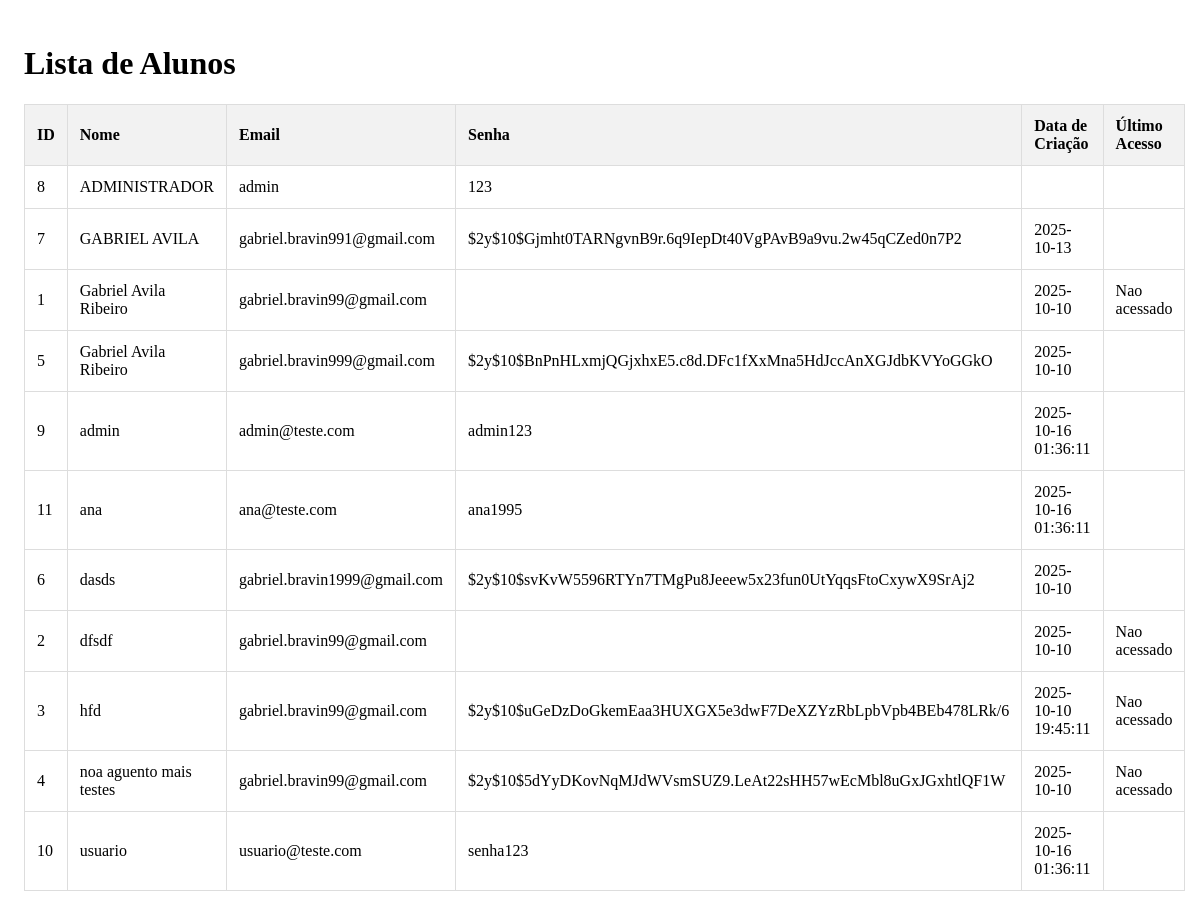
/paginaListarAlunos.php, run on an earlier commit of the app's database.
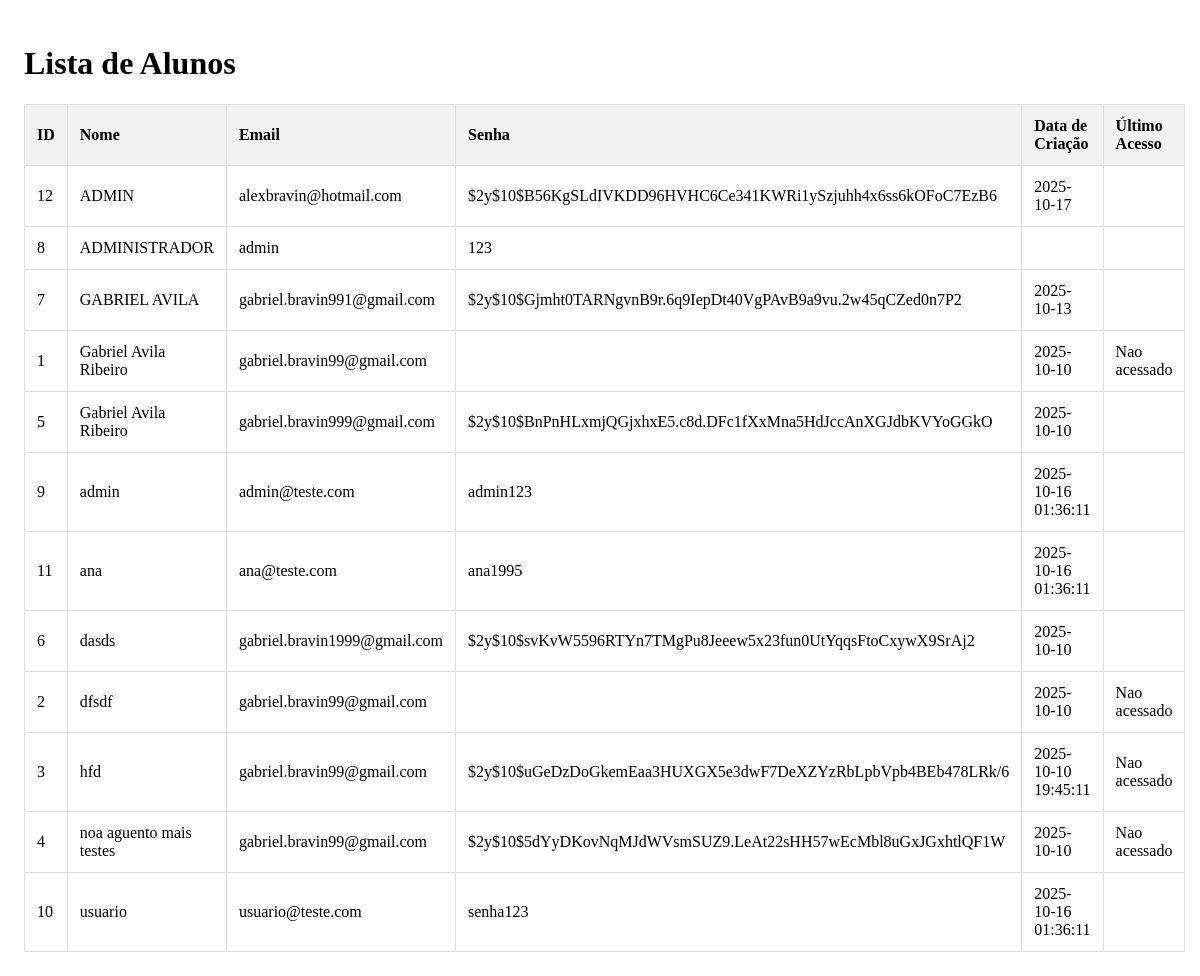
And on a later commit of the database.
### tables this page shows
CREATE TABLE usuarios (
    id INTEGER PRIMARY KEY AUTOINCREMENT,
    nome TEXT ,
    email TEXT ,
    senha TEXT ,
    data_criacao TIMESTAMP DEFAULT CURRENT_TIMESTAMP,
    data_ultimo_acesso TIMESTAMP
);

### paginaListarAlunos.php (the view, shortened to what this page needs)
<?php
try {
    $db_file = __DIR__ . '/banco.sqlite';
    $pdo = new PDO("sqlite:$db_file");
    $sql = 'SELECT nome, id, email, senha, data_criacao, data_ultimo_acesso FROM usuarios ORDER BY nome';
    $stmt = $pdo->prepare($sql);
    $stmt->execute();
    $alunos = $stmt->fetchAll(PDO::FETCH_ASSOC);
} catch (PDOException $e) {
    die("Erro ao carregar os dados dos alunos: " . $e->getMessage());
}
?>
<!DOCTYPE html>
<html lang="pt-BR">
<head>
</head>
<body>
    <h1>Lista de Alunos</h1>
    <table class="tabela-alunos">
        <thead>
            <tr>
                <th>ID</th>
                <th>Nome</th>
                <th>Email</th>
                <th>Senha</th>
                <th>Data de Criação</th>
                <th>Último Acesso</th>
            </tr>
        </thead>
        <tbody>
            <?php if (count($alunos) > 0): ?>
                <?php foreach ($alunos as $aluno): ?>
                    <tr>
                        <td><?php echo htmlspecialchars($aluno['id']); ?></td>
                        <td><?php echo htmlspecialchars($aluno['nome']); ?></td>
                        <td><?php echo htmlspecialchars($aluno['email']); ?></td>
                        <td><?php echo htmlspecialchars($aluno['senha']); ?></td>
                        <td><?php echo htmlspecialchars($aluno['data_criacao'] ?? ''); ?></td>
                        <td><?php echo htmlspecialchars($aluno['data_ultimo_acesso'] ?? ''); ?></td>
                    </tr>
                <?php endforeach; ?>
            <?php else: ?>
                <tr>
                    <td colspan="6">Nenhum aluno encontrado no banco de dados.</td>
                </tr>
            <?php endif; ?>
        </tbody>
    </table>
</body>
</html>

### paginaListarAlunos.php (style rules this page uses)
body { background-color: transparent; padding: 1rem; }
.tabela-alunos { width: 100%; border-collapse: collapse; }
.tabela-alunos th, .tabela-alunos td { border: 1px solid #ddd; padding: 12px; text-align: left; }
.tabela-alunos th { background-color: #f2f2f2; }

What changed in the data, as far as the page shows it:
added usuarios: id "12", nome "ADMIN", email "alexbravin@hotmail.com", senha "$2y$10$B56KgSLdIVKDD96HVHC6Ce341KWRi1ySzjuhh4x6ss6kOFoC7EzB6", data_criacao "2025-10-17"
